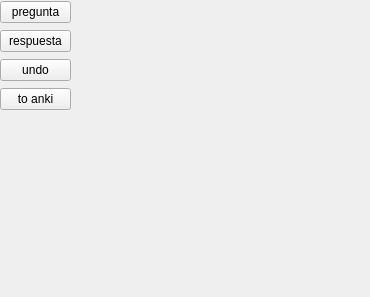
<?xml version="1.0" encoding="UTF-8"?>
<ui version="4.0">
 <class>MainWindow</class>
 <widget class="QMainWindow" name="MainWindow">
  <property name="geometry">
   <rect>
    <x>0</x>
    <y>0</y>
    <width>370</width>
    <height>297</height>
   </rect>
  </property>
  <property name="windowTitle">
   <string>MainWindow</string>
  </property>
  <widget class="QWidget" name="centralwidget">
   <widget class="QWidget" name="">
    <property name="geometry">
     <rect>
      <x>0</x>
      <y>0</y>
      <width>71</width>
      <height>111</height>
     </rect>
    </property>
    <layout class="QVBoxLayout" name="verticalLayout">
     <item>
      <widget class="QPushButton" name="boton_pregunta">
       <property name="text">
        <string>pregunta</string>
       </property>
      </widget>
     </item>
     <item>
      <widget class="QPushButton" name="boton_respuesta">
       <property name="text">
        <string>respuesta</string>
       </property>
       <property name="iconSize">
        <size>
         <width>21</width>
         <height>12</height>
        </size>
       </property>
      </widget>
     </item>
     <item>
      <widget class="QPushButton" name="undo">
       <property name="sizeIncrement">
        <size>
         <width>3</width>
         <height>3</height>
        </size>
       </property>
       <property name="text">
        <string>undo</string>
       </property>
      </widget>
     </item>
     <item>
      <widget class="QPushButton" name="uploadtoanki">
       <property name="text">
        <string>to anki</string>
       </property>
       <property name="iconSize">
        <size>
         <width>120</width>
         <height>12</height>
        </size>
       </property>
      </widget>
     </item>
    </layout>
   </widget>
  </widget>
 </widget>
 <resources/>
 <connections/>
</ui>
